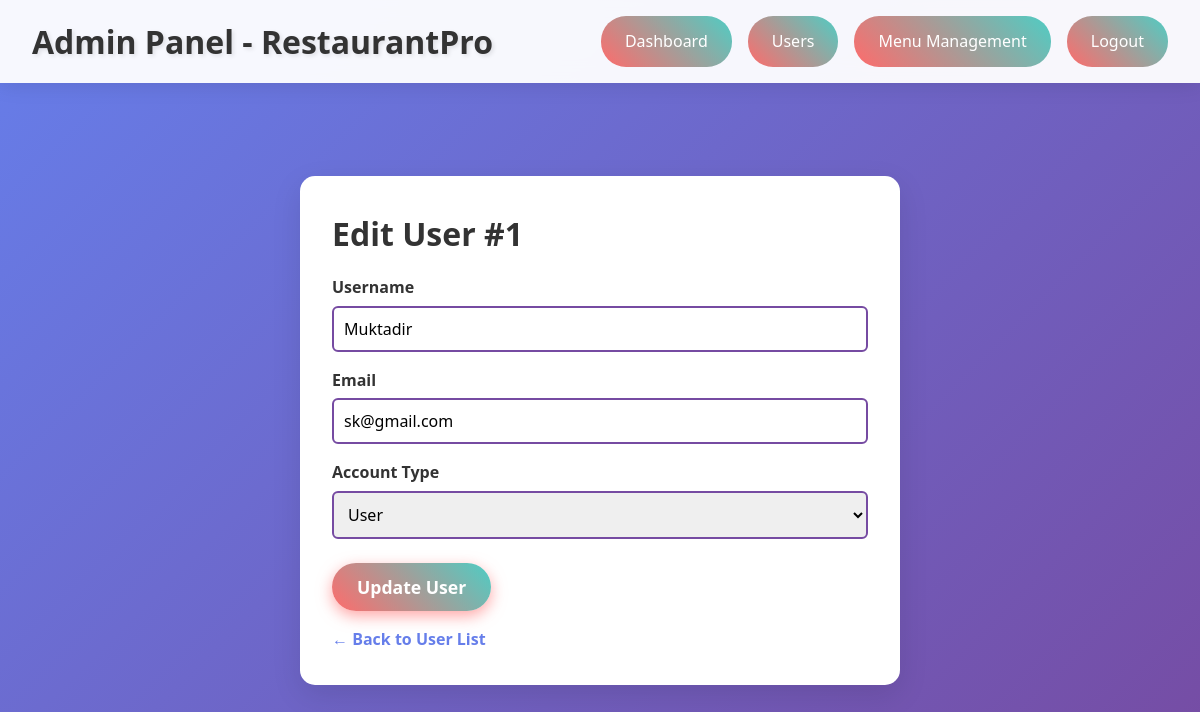
/View/editUser.php?id=1 (signed in), run on the app's committed database.
### tables this page shows
CREATE TABLE `users` (
  `id` int(100) NOT NULL,
  `username` varchar(50) NOT NULL,
  `email` varchar(50) NOT NULL,
  `password` varchar(255) NOT NULL,
  `account_type` enum('user','admin') NOT NULL,
  `question` varchar(200) NOT NULL,
  `answer` varchar(100) NOT NULL,
  `balance` int(11) DEFAULT 0,
  `accepted_terms` tinyint(1) NOT NULL DEFAULT 0
);

### Model/userModel.php (called while the page is built, shortened)
<?php
    function getUser($id){
        $con = getConnection();
        $sql = "select * from users where id='{$id}'";
        $result = mysqli_query($con, $sql);
        $row = mysqli_fetch_assoc($result);
        return $row;
    }
?>

### View/editUser.php (the view, shortened to what this page needs)
<?php
require_once('../model/userModel.php');
$userId = (int)$_GET['id'];
$userData = getUser($userId);
?>
<!DOCTYPE html>
<html lang="en">
<head>
<link rel="stylesheet" href="../asset/css/landingpage.css" />
<link rel="stylesheet" href="../asset/css/edit-user.css" />
</head>
<body>
<header>
  <div class="header-content">
    <div class="logo">Admin Panel - RestaurantPro</div>
    <div class="nav-buttons">
      <a href="home.php" class="nav-btn">Dashboard</a>
      <a href="userlist.php" class="nav-btn">Users</a>
      <a href="menu_management.php" class="nav-btn">Menu Management</a>
      <a href="../controller/logout.php" class="nav-btn">Logout</a>
    </div>
  </div>
</header>
<div style="height:80px;"></div>
<main>
  <h1>Edit User #<?= htmlspecialchars($userData['id']) ?></h1>
  <form method="POST">
    <label for="username">Username</label>
    <input type="text" id="username" name="username" value="<?= htmlspecialchars($userData['username']) ?>" required />
    <label for="email">Email</label>
    <input type="email" id="email" name="email" value="<?= htmlspecialchars($userData['email']) ?>" required />
    <label for="account_type">Account Type</label>
    <select id="account_type" name="account_type" required>
      <option value="user" <?= $userData['account_type'] === 'user' ? 'selected' : '' ?>>User</option>
    </select>
    <button type="submit">Update User</button>
  </form>
  <a href="userlist.php" class="back-link">&larr; Back to User List</a>
</main>
</body>
</html>

### Asset/css/landingpage.css (style rules this page uses)
* { margin: 0; padding: 0; box-sizing: border-box; }
body { font-family: 'Segoe UI', Tahoma, Geneva, Verdana, sans-serif; line-height: 1.6; color: #333; background: linear-gradient(135deg, #667eea 0%, #764ba2 100%); min-height: 100vh; }
header { background: rgba(255, 255, 255, 0.95); backdrop-filter: blur(10px); padding: 1rem 2rem; position: fixed; width: 100%; top: 0; z-index: 1000; box-shadow: 0 2px 20px rgba(0, 0, 0, 0.1); transition: all 0.3s ease; }
.header-content { display: flex; justify-content: space-between; align-items: center; max-width: 1200px; margin: 0 auto; }
.logo { font-size: 2rem; font-weight: bold; text-shadow: 2px 2px 4px rgba(0, 0, 0, 0.1); }
.nav-buttons { display: flex; gap: 1rem; }
.nav-btn { padding: 0.8rem 1.5rem; background: linear-gradient(45deg, #ff6b6b, #4ecdc4); color: white; text-decoration: none; border-radius: 25px; transition: all 0.3s ease; font-weight: 500; overflow: hidden; }
.nav-btn::before { content: ''; position: absolute; top: 0; left: -100%; width: 100%; height: 100%; background: linear-gradient(45deg, #4ecdc4, #ff6b6b); transition: left 0.3s ease; z-index: -1; }

### Asset/css/edit-user.css (style rules this page uses)
main { max-width: 600px; margin: 6rem auto 3rem; background: white; padding: 2rem; border-radius: 15px; box-shadow: 0 10px 30px rgba(0,0,0,0.1); font-family: 'Segoe UI', Tahoma, Geneva, Verdana, sans-serif; }
label { display: block; margin-top: 1rem; font-weight: 600; }
input[type="text"], input[type="email"], select { width: 100%; padding: 10px; margin-top: 5px; border: 2px solid #764ba2; border-radius: 6px; font-size: 1rem; box-sizing: border-box; font-family: inherit; }
button { margin-top: 1.5rem; background: linear-gradient(45deg, #ff6b6b, #4ecdc4); color: white; border: none; padding: 12px 25px; border-radius: 30px; cursor: pointer; font-weight: 700; font-size: 1.1rem; box-shadow: 0 5px 15px rgba(255, 107, 107, 0.6); transition: all 0.3s ease; font-family: inherit; }
a.back-link { display: inline-block; margin-top: 1rem; color: #667eea; font-weight: 600; text-decoration: none; font-family: inherit; }

### data on the page
users: id "1", username "Muktadir", email "sk@gmail.com", account_type "User"
